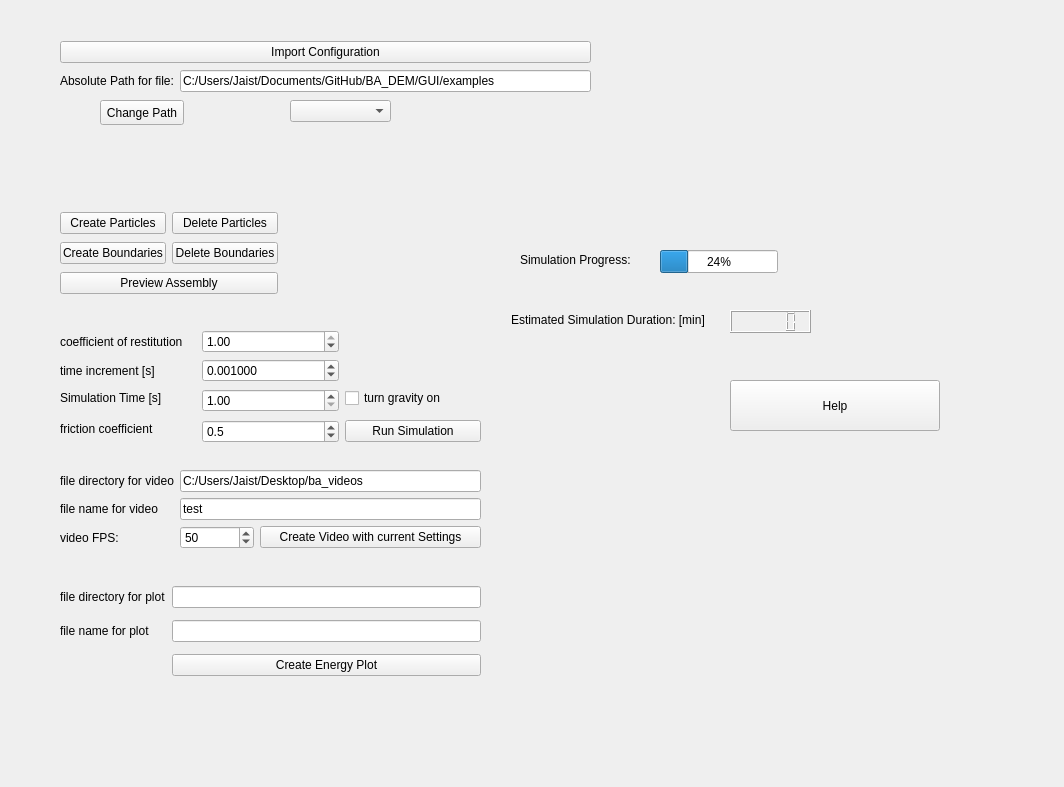
<?xml version="1.0" encoding="UTF-8"?>
<ui version="4.0">
 <class>MainWindow</class>
 <widget class="QMainWindow" name="MainWindow">
  <property name="geometry">
   <rect>
    <x>0</x>
    <y>0</y>
    <width>1064</width>
    <height>787</height>
   </rect>
  </property>
  <property name="windowTitle">
   <string>MainWindow</string>
  </property>
  <widget class="QWidget" name="centralwidget">
   <widget class="QPushButton" name="Help">
    <property name="geometry">
     <rect>
      <x>730</x>
      <y>380</y>
      <width>210</width>
      <height>51</height>
     </rect>
    </property>
    <property name="text">
     <string>Help</string>
    </property>
   </widget>
   <widget class="QLabel" name="TUM_Logo">
    <property name="enabled">
     <bool>true</bool>
    </property>
    <property name="geometry">
     <rect>
      <x>700</x>
      <y>30</y>
      <width>381</width>
      <height>131</height>
     </rect>
    </property>
    <property name="pixmap">
     <pixmap>TUM_Logo_extern_mt_EN_RGB_p.png</pixmap>
    </property>
    <property name="scaledContents">
     <bool>true</bool>
    </property>
   </widget>
   <widget class="QProgressBar" name="sim_progressBar">
    <property name="geometry">
     <rect>
      <x>660</x>
      <y>250</y>
      <width>118</width>
      <height>23</height>
     </rect>
    </property>
    <property name="value">
     <number>24</number>
    </property>
   </widget>
   <widget class="QLabel" name="sim_progress_lab">
    <property name="geometry">
     <rect>
      <x>520</x>
      <y>250</y>
      <width>111</width>
      <height>20</height>
     </rect>
    </property>
    <property name="text">
     <string>Simulation Progress:</string>
    </property>
   </widget>
   <widget class="QLabel" name="sim_dur_lab">
    <property name="geometry">
     <rect>
      <x>511</x>
      <y>310</y>
      <width>201</width>
      <height>20</height>
     </rect>
    </property>
    <property name="text">
     <string>Estimated Simulation Duration: [min]</string>
    </property>
   </widget>
   <widget class="QLCDNumber" name="sim_dur_lcdNumber">
    <property name="geometry">
     <rect>
      <x>730</x>
      <y>310</y>
      <width>81</width>
      <height>23</height>
     </rect>
    </property>
   </widget>
   <widget class="QComboBox" name="import_comboBox">
    <property name="geometry">
     <rect>
      <x>290</x>
      <y>100</y>
      <width>101</width>
      <height>22</height>
     </rect>
    </property>
   </widget>
   <widget class="QPushButton" name="import_change_path">
    <property name="geometry">
     <rect>
      <x>100</x>
      <y>100</y>
      <width>84</width>
      <height>25</height>
     </rect>
    </property>
    <property name="text">
     <string>Change Path</string>
    </property>
   </widget>
   <widget class="QWidget" name="">
    <property name="geometry">
     <rect>
      <x>60</x>
      <y>580</y>
      <width>421</width>
      <height>102</height>
     </rect>
    </property>
    <layout class="QGridLayout" name="plotLayout">
     <item row="1" column="1">
      <widget class="QLineEdit" name="plot_name_edit"/>
     </item>
     <item row="0" column="0">
      <widget class="QLabel" name="plot_dir_lab">
       <property name="text">
        <string>file directory for plot</string>
       </property>
      </widget>
     </item>
     <item row="1" column="0">
      <widget class="QLabel" name="plot_name_lab">
       <property name="text">
        <string>file name for plot</string>
       </property>
      </widget>
     </item>
     <item row="2" column="1">
      <widget class="QPushButton" name="create_plot">
       <property name="text">
        <string>Create Energy Plot</string>
       </property>
      </widget>
     </item>
     <item row="0" column="1">
      <widget class="QLineEdit" name="plot_dir_edit"/>
     </item>
    </layout>
   </widget>
   <widget class="QWidget" name="">
    <property name="geometry">
     <rect>
      <x>60</x>
      <y>40</y>
      <width>531</width>
      <height>54</height>
     </rect>
    </property>
    <layout class="QGridLayout" name="importLayout">
     <item row="1" column="0">
      <widget class="QLabel" name="import_text">
       <property name="text">
        <string>Absolute Path for file:</string>
       </property>
      </widget>
     </item>
     <item row="1" column="1">
      <widget class="QLineEdit" name="import_path">
       <property name="text">
        <string>C:/Users/Jaist/Documents/GitHub/BA_DEM/GUI/examples</string>
       </property>
      </widget>
     </item>
     <item row="0" column="0" colspan="2">
      <widget class="QPushButton" name="import_button">
       <property name="text">
        <string>Import Configuration</string>
       </property>
      </widget>
     </item>
    </layout>
   </widget>
   <widget class="QWidget" name="">
    <property name="geometry">
     <rect>
      <x>60</x>
      <y>470</y>
      <width>421</width>
      <height>81</height>
     </rect>
    </property>
    <layout class="QGridLayout" name="videoLayout">
     <item row="0" column="0">
      <widget class="QLabel" name="vid_dir_lab">
       <property name="sizePolicy">
        <sizepolicy hsizetype="Minimum" vsizetype="Preferred">
         <horstretch>0</horstretch>
         <verstretch>0</verstretch>
        </sizepolicy>
       </property>
       <property name="text">
        <string>file directory for video</string>
       </property>
      </widget>
     </item>
     <item row="1" column="0">
      <widget class="QLabel" name="vid_name_lab">
       <property name="sizePolicy">
        <sizepolicy hsizetype="Minimum" vsizetype="Preferred">
         <horstretch>0</horstretch>
         <verstretch>0</verstretch>
        </sizepolicy>
       </property>
       <property name="text">
        <string>file name for video</string>
       </property>
      </widget>
     </item>
     <item row="2" column="1">
      <widget class="QSpinBox" name="fps_spinBox">
       <property name="minimum">
        <number>30</number>
       </property>
       <property name="maximum">
        <number>120</number>
       </property>
       <property name="singleStep">
        <number>10</number>
       </property>
       <property name="value">
        <number>50</number>
       </property>
      </widget>
     </item>
     <item row="0" column="1" colspan="4">
      <widget class="QLineEdit" name="vid_dir_edit">
       <property name="sizePolicy">
        <sizepolicy hsizetype="MinimumExpanding" vsizetype="Maximum">
         <horstretch>0</horstretch>
         <verstretch>0</verstretch>
        </sizepolicy>
       </property>
       <property name="text">
        <string>C:/Users/Jaist/Desktop/ba_videos</string>
       </property>
      </widget>
     </item>
     <item row="1" column="1" colspan="4">
      <widget class="QLineEdit" name="vid_name_edit">
       <property name="text">
        <string>test</string>
       </property>
      </widget>
     </item>
     <item row="2" column="2" colspan="3">
      <widget class="QPushButton" name="Video">
       <property name="text">
        <string>Create Video with current Settings</string>
       </property>
      </widget>
     </item>
     <item row="2" column="0">
      <widget class="QLabel" name="label">
       <property name="sizePolicy">
        <sizepolicy hsizetype="Minimum" vsizetype="Preferred">
         <horstretch>0</horstretch>
         <verstretch>0</verstretch>
        </sizepolicy>
       </property>
       <property name="text">
        <string>video FPS:</string>
       </property>
      </widget>
     </item>
    </layout>
   </widget>
   <widget class="QWidget" name="">
    <property name="geometry">
     <rect>
      <x>60</x>
      <y>330</y>
      <width>421</width>
      <height>112</height>
     </rect>
    </property>
    <layout class="QGridLayout" name="gridLayout">
     <item row="0" column="1">
      <widget class="QDoubleSpinBox" name="cor_SpinBox">
       <property name="minimum">
        <double>0.000000000000000</double>
       </property>
       <property name="maximum">
        <double>1.000000000000000</double>
       </property>
       <property name="singleStep">
        <double>0.100000000000000</double>
       </property>
       <property name="stepType">
        <enum>QAbstractSpinBox::DefaultStepType</enum>
       </property>
       <property name="value">
        <double>1.000000000000000</double>
       </property>
      </widget>
     </item>
     <item row="2" column="1" rowspan="2">
      <widget class="QDoubleSpinBox" name="simtime_SpinBox">
       <property name="minimum">
        <double>1.000000000000000</double>
       </property>
       <property name="maximum">
        <double>100.000000000000000</double>
       </property>
      </widget>
     </item>
     <item row="1" column="0">
      <widget class="QLabel" name="dt_lab">
       <property name="text">
        <string>time increment [s]</string>
       </property>
      </widget>
     </item>
     <item row="1" column="1">
      <widget class="QDoubleSpinBox" name="dt_SpinBox">
       <property name="decimals">
        <number>6</number>
       </property>
       <property name="minimum">
        <double>0.000001000000000</double>
       </property>
       <property name="maximum">
        <double>1.000000000000000</double>
       </property>
       <property name="singleStep">
        <double>0.000100000000000</double>
       </property>
       <property name="value">
        <double>0.001000000000000</double>
       </property>
      </widget>
     </item>
     <item row="4" column="1">
      <widget class="QDoubleSpinBox" name="mu_SpinBox">
       <property name="decimals">
        <number>1</number>
       </property>
       <property name="maximum">
        <double>1.000000000000000</double>
       </property>
       <property name="singleStep">
        <double>0.100000000000000</double>
       </property>
       <property name="value">
        <double>0.500000000000000</double>
       </property>
      </widget>
     </item>
     <item row="2" column="0">
      <widget class="QLabel" name="simtime_lab">
       <property name="text">
        <string>Simulation Time [s]</string>
       </property>
      </widget>
     </item>
     <item row="2" column="2">
      <widget class="QCheckBox" name="gravity_checkBox">
       <property name="text">
        <string>turn gravity on</string>
       </property>
      </widget>
     </item>
     <item row="0" column="0">
      <widget class="QLabel" name="cor_lab">
       <property name="text">
        <string>coefficient of restitution</string>
       </property>
      </widget>
     </item>
     <item row="4" column="2">
      <widget class="QPushButton" name="Simulation">
       <property name="text">
        <string>Run Simulation</string>
       </property>
      </widget>
     </item>
     <item row="3" column="0" rowspan="2">
      <widget class="QLabel" name="mu_lab">
       <property name="text">
        <string>friction coefficient</string>
       </property>
      </widget>
     </item>
    </layout>
   </widget>
   <widget class="QWidget" name="">
    <property name="geometry">
     <rect>
      <x>60</x>
      <y>210</y>
      <width>218</width>
      <height>89</height>
     </rect>
    </property>
    <layout class="QGridLayout" name="createLayout">
     <item row="0" column="0">
      <widget class="QPushButton" name="secondWindow">
       <property name="text">
        <string>Create Particles</string>
       </property>
      </widget>
     </item>
     <item row="0" column="1">
      <widget class="QPushButton" name="Del_Particles">
       <property name="text">
        <string>Delete Particles</string>
       </property>
      </widget>
     </item>
     <item row="1" column="0">
      <widget class="QPushButton" name="Boundaries">
       <property name="text">
        <string>Create Boundaries</string>
       </property>
      </widget>
     </item>
     <item row="1" column="1">
      <widget class="QPushButton" name="Del_Boundaries">
       <property name="text">
        <string>Delete Boundaries</string>
       </property>
      </widget>
     </item>
     <item row="2" column="0" colspan="2">
      <widget class="QPushButton" name="Assembly">
       <property name="text">
        <string>Preview Assembly</string>
       </property>
      </widget>
     </item>
    </layout>
   </widget>
  </widget>
 </widget>
 <resources/>
 <connections/>
</ui>
